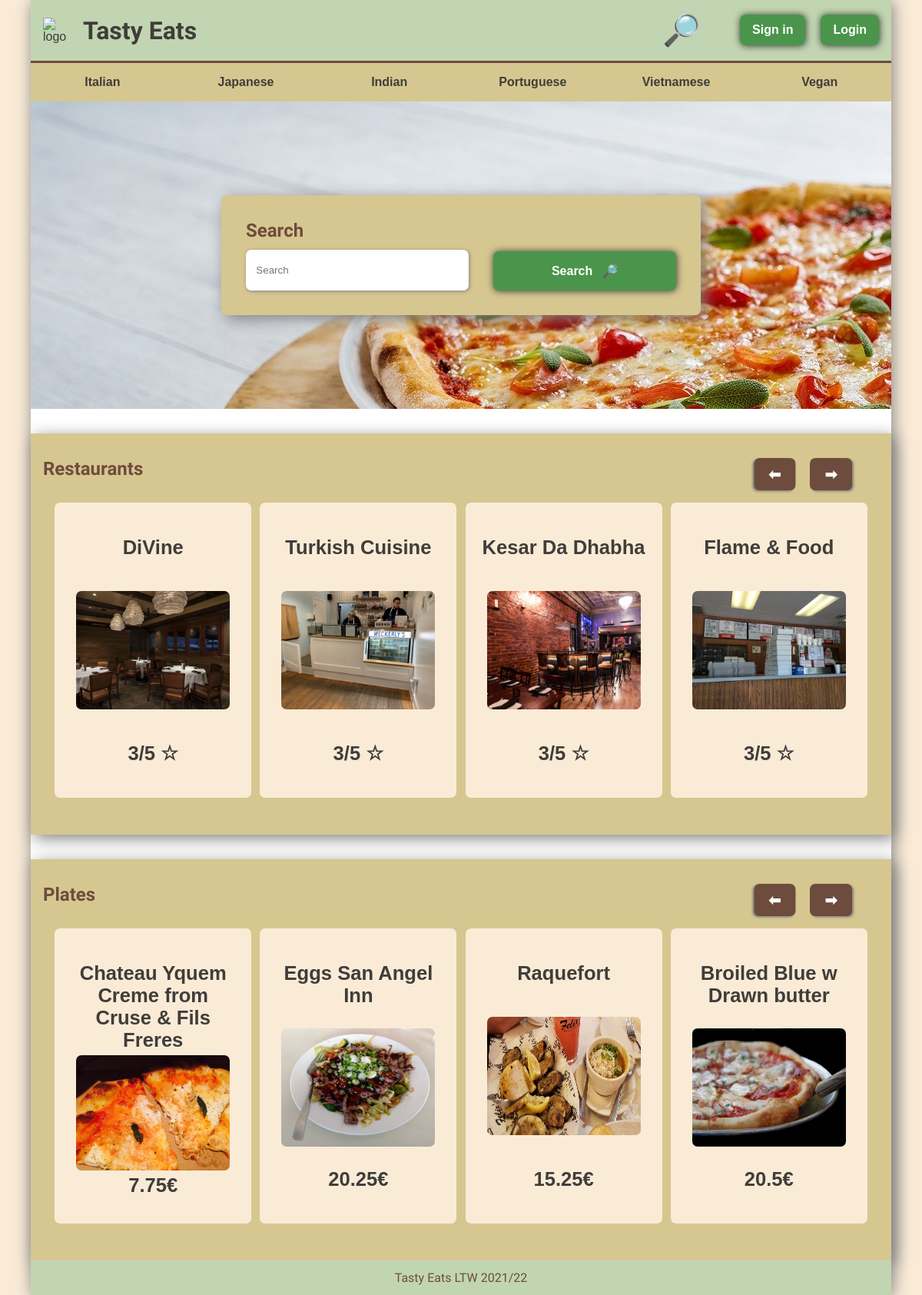
The page / on the database its author committed.
### tables this page shows
CREATE TABLE Restaurant ( 
	RestaurantID INTEGER PRIMARY KEY,
	Name VARCHAR NOT NULL,
	phone VARCHAR NOT NULL,
	Address VARCHAR NOT NULL,
	Category VARCHAR NOT NULL,
	Description VARCHAR NOT NULL);

CREATE TABLE Dish (
	DishID INTEGER PRIMARY KEY,
	Name VARCHAR NOT NULL,
	Price VARCHAR NOT NULL,
	Category VARCHAR);

### index.php (called while the page is built)
<?php
include_once("templates/common.tpt.php");
include_once("templates/plates_carrossel.tpt.php");
include_once("templates/restaurants_carrossel.tpt.php");
include_once("templates/search.tpt.php");
require_once("database/connection.php");
require_once("database/restaurant.class.php");
$db = getDatabaseConnection();
$restaurants = Restaurant::getRandomRestaurants($db, 4);
$dishes = Dish::getRandomDishes($db, 4);
output_header();
drawSearchScreen();
drawRestaurantsCarrossel($restaurants);
drawPlatesCarrossel($dishes);
output_footer();

### database/restaurant.class.php (called while the page is built, shortened)
<?php
class Dish
{
    public function __construct(int $id, string $name, string $price, string $category)
    {
        $this->id = $id;
        $this->name = $name;
        $this->price = $price;
    }
    public static function getRandomDishes(PDO $db, int $limit): array
    {
        $dishes = [];
        $stmt = $db->prepare('
            SELECT *
            FROM Dish
            ORDER BY RANDOM()
            LIMIT ?
        ');
        $stmt->execute(array($limit));
        $arr = $stmt->fetchAll();
        foreach ($arr as $dish) {
            array_push($dishes, new Dish(
                (int)$dish['DishID'],
                $dish['Name'],
                $dish['Price'],
                $dish['Category']
            ));
        }
        return $dishes;
    }
}
class Restaurant
{
    public function __construct(int $id, string $name, string $address, string $phone ,string $category, string $description)
    {
        $this->id = $id;
        $this->name = $name;
        $this->address = $address;
        $this->category = $category;
    }
    public static function getRandomRestaurants(PDO $db, int $limit): array
    {
        $restaurants = [];
        $stmt = $db->prepare('
            SELECT *
            FROM Restaurant
            ORDER BY RANDOM()
            LIMIT ?
        ');
        $stmt->execute(array($limit));
        $arr = $stmt->fetchAll();
        foreach ($arr as $restaurant) {
            array_push($restaurants, new Restaurant(
                (int)$restaurant['RestaurantID'],
                $restaurant['Name'],
                $restaurant['Address'],
                $restaurant['phone'],
                $restaurant['Category'],
                $restaurant['Description']
            ));
        }
        return $restaurants;
    }
}

### templates/restaurants_carrossel.tpt.php (the view, shortened to what this page needs)
<?php
function drawRestaurantsCarrossel(array $restaurants, bool $showNav = true)
{
?>
    <article class="carrosel container">
        <h2>Restaurants</h2>
        <?php if ($showNav) { ?>
            <div class="carrosel_nav">
                <button style="  transform: scale(-1, 1);">&#10145;</button>
                <button>&#10145;</button>
            </div>
        <?php } ?>
        <div class="img_carrosel">
            <?php foreach ($restaurants as $restaurant) { ?>
                <a href=<?= "restaurant.php?id=" . $restaurant->id ?>>
                    <div class="card_item">
                        <div class="card_face_front">
                            <p><?= $restaurant->name ?></p>
                            <img src="docs/restaurant/<?= $restaurant->id ?>.jpg" width="200" height="154" alt="pizza">
                            <p>3/5 &star;</p>
                        </div>
                        <div class="card_face_back">
                            <p> <?= $restaurant->address ?> </p>
                            <p><?= $restaurant->phone ?></p>
                            <p class="link_button"><?= $restaurant->category  ?></p>
                        </div>
                    </div>
                </a>
            <?php } ?>
        </div>
    </article>
<?php }
?>

### templates/common.tpt.php (shortened to what this page needs)
<?php
function output_header()
{ ?>
    <!DOCTYPE html>
    <html lang="en">
    <head>
        <link rel="stylesheet" href="css/style.css">
        <link rel="stylesheet" href="css/responsive.css">
        <link rel="stylesheet" href="css/cart.css">
        <link rel="stylesheet" href="css/forms.css">
        <link rel="stylesheet" href="css/plate.css">
        <link rel="stylesheet" href="css/restaurant.css">
        <link rel="stylesheet" href="css/user.css">
        <link rel="stylesheet" href="css/perfil_infos.css">
        <link rel="stylesheet" href="css/card_flip.css">
    </head>
    <body>
        <header>
            <a href="index.php"><img src="docs/logo.jpg" width="50" height="50" alt="logo"></a>
            <h1 id="logo_name"><a href="index.php">Tasty Eats</a></h1>
            <span><a id="header_search" href="index.php">&#128270;</a></span>
            <?php if (!isset($_SESSION['user'])) { ?>
                <div id="header_signup">
                    <a class="link_button" href="register.php">Sign in</a>
                    <a class="link_button" href="login.php">Login</a>
                </div>
            <?php } else {
                $user = unserialize($_SESSION['user']);
            ?>
                <span><a id="header_cart" href="cart.php">&#x1f6d2;</a></span>
                <a id="header_avatar" href="user.php"><img src="docs/user.png" alt="logo"></a>
            <?php } ?>
        </header>
        <nav id="navbar">
            <ul>
                <li><a href="index.php">Italian</a></li>
                <li><a href="index.php">Japanese</a></li>
                <li><a href="index.php">Indian</a></li>
                <li><a href="index.php">Portuguese</a></li>
                <li><a href="index.php">Vietnamese</a></li>
                <li><a href="index.php">Vegan</a></li>
            </ul>
        </nav>
        <main>
        <?php } ?>
        <?php
        function output_footer()
        { ?>
        </main>
        <footer>
            <p>Tasty Eats LTW 2021/22</p>
        </footer>
    </body>
    </html>
<?php } ?>

### templates/search.tpt.php (shortened to what this page needs)
<?php
function drawSearchScreen()
{
?>
    <section class="search">
        <form class="container search_box">
            <h2>Search</h2>
            <input type="search" name="search" autofocus placeholder="Search">
            <input type="submit" class="link_button" value="Search   &#128270;">
        </form>
    </section>
<?php } ?>

### templates/plates_carrossel.tpt.php (shortened to what this page needs)
<?php
function drawPlatesCarrossel(array $plates, bool $showNav = true)
{
?>
    <article class="carrosel container">
        <h2>Plates</h2>
        <?php if ($showNav) { ?>
            <div class="carrosel_nav">
                <button style="  transform: scale(-1, 1);">&#10145;</button>
                <button>&#10145;</button>
            </div>
        <?php } ?>
        <div class="img_carrosel">
            <?php foreach ($plates as $dish) { ?>
                <a href=<?= "plate.php?id=" . $dish->id ?>>
                    <div class="card_item">
                        <div class="card_face_front">
                            <p><?= $dish->name ?></p>
                            <img src="docs/food/<?= $dish->id ?>.jpg" width="200" height="154" alt="pizza">
                            <p><?= $dish->price . "€" ?></p>
                        </div>
                        <div class="card_face_back">
                            <p> BACK SIDE INFO </p>
                            <p><?= $dish->price . "$" ?></p>
                        </div>
                    </div>
                </a>
            <?php } ?>
        </div>
    </article>
<?php } ?>

### css/style.css (style rules this page uses)
:root { --accent_color: #4a954b; --light_color: #c1d5b2; --bg_color: #d6c790; --light_bg_color: #faebd7; --title_color: #6d4c3d; --text_color: #403d39; --logo_font: 'Krona One', sans-serif; --header_font: 'Iceberg', cursive; --text_font: Tahoma, Verdana, sans-serif; }
* { margin: 0; padding: 0; }
html { scroll-behavior: smooth; background-color: var(--light_bg_color); }
body { width: 100%; max-width: 70em; margin: 0 auto; box-shadow: 2px 2px 20px grey; background-color: white; }
p, a { color: var(--text_color); font-family: var(--text_font); text-decoration: none; transition: 0.2s ease-out; }
h1, h2, h3, h4, h5, h6 { color: var(--title_color); font-family: var(--header_font); }
header { display: grid; background-color: var(--light_color); grid-template-columns: 0.5fr 9fr 1fr auto auto; grid-template-areas: "logo" "name" "search" "cart" "avatar"; padding: 1em; align-items: center; }
header>h1 a { margin-left: 0.3em; font-family: var(--header_font); }
header a.link_button { padding: 0.7em 1em; margin-left: 1em; }
header a#header_search { font-weight: bolder; font-size: 2.5em; }
#navbar { border-top: 0.2em solid var(--title_color); }
#navbar li { background-color: var(--bg_color); text-align: center; list-style-type: none; padding: 1em 0; font-weight: bold; transition: 0.2s ease-out; }
#navbar li a { color: var(--text_color); font-family: var(--text_font); }
#navbar ul { display: flex; flex-direction: row; }
#navbar li { display: block; flex: 1; }
.search { display: grid; height: 25em; background-image: url("../docs/pizza.jpg"); }
.search_box { display: grid; grid-template-columns: 2; grid-template-rows: 2; margin: auto; padding: 2em; width: 70%; max-width: 35em; }
.search_box input[type="search"] { grid-column: 1; padding: 1.2em 1em; border-radius: 7px; border-width: 0; margin-top: 0.8em; box-shadow: 1px 1px 5px grey; }
.search_box input[type="submit"] { margin-top: 0.8em; grid-column: 2; margin-left: 2em; max-width: 15em; }
footer { padding: 0.8em; text-align: center; background-color: var(--light_color); }
footer>p { font-family: var(--logo_font); color: var(--title_color) }
.container { padding: 2em; background-color: var(--bg_color); box-shadow: 5px 5px 20px grey; border-radius: 7px; }
.link_button { box-shadow: 0.5px 0.5px 10px #333; font-size: 0.7em; padding: 1em 2em; background-color: var(--accent_color); border-radius: 7px; font-size: 1rem; color: white; font-weight: bold; border-width: 0; transition: 0.2s ease-out; }

### css/card_flip.css (style rules this page uses)
.carrosel { display: grid; grid-template-rows: 2; grid-template-columns: 9fr 1fr; padding: 2em 1em; margin-top: 2em; border-radius: 0; }
.img_carrosel { grid-column: 1/3; display: flex; flex: 1 1 40em; flex-wrap: wrap; justify-content: center; gap: 0.3em; }
article .carrosel_nav { display: flex; margin-right: 2.2em; }
article .carrosel_nav button { font-weight: bold; font-size: larger; color: white; border-width: 0; background-color: var(--title_color); padding: 0.5em 1em; margin-left: 1em; border-radius: 7px; box-shadow: 2px 1.5px 3px grey; }
.img_carrosel .card_item img { display: block; border-radius: 7px; margin: auto; }
.img_carrosel .card_item { margin: 1em 0.2em; background-color: var(--light_bg_color); padding: 1em; color: white; width: 14em; height: 22em; display: flex; flex-direction: column; justify-content: center; align-items: center; }
.img_carrosel .card_item p { font-size: 1.6em; font-weight: bold; margin: 0.2em; text-align: center; }
.card_item { grid-column: 1/3; border-radius: 7px; cursor: pointer; transition: 1s ease-in-out; transform-style: preserve-3d; position: relative; }
.card_item>* { position: absolute; height: 80%; width: 90%; overflow: hidden; -webkit-backface-visibility: hidden; backface-visibility: hidden; transition: 1s ease-in-out; display: flex; flex-direction: column; align-items: center; justify-content: space-between; }
.card_face_front { transform: rotateY(0turn); z-index: 2; }
.card_face_back { transform: rotateY(0.5turn); transition: 0s; z-index: 1; }
.card_item .link_button { padding: 0.4em; }

### rows shown on the page
restaurant: Name "DiVine", shows a picture, Address "99604 Lee Extension Apt.…", Category "Chinese"
restaurant: Name "Turkish Cuisine", shows a picture, Address "09939 Jeffrey Passage East…", Category "Polish"
restaurant: Name "Kesar Da Dhabha", shows a picture, Address "PSC 8452, Box 8722 APO AA…", Category "Vegetarian"
restaurant: Name "Flame & Food", shows a picture, Address "USNV Sparks FPO AE 15665", Category "Mediterranean"
dish: Name "Chateau Yquem Creme from Cruse & Fils Freres", shows a picture, Price "7.75"
dish: Name "Eggs San Angel Inn", shows a picture, Price "20.25"
dish: Name "Raquefort", shows a picture, Price "15.25"
dish: Name "Broiled Blue w Drawn butter", shows a picture, Price "20.5"
